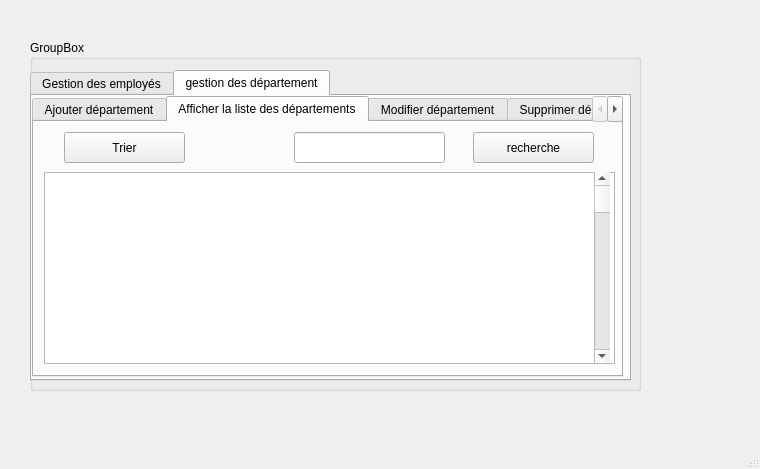
<?xml version="1.0" encoding="UTF-8"?>
<ui version="4.0">
 <class>MainWindow</class>
 <widget class="QMainWindow" name="MainWindow">
  <property name="geometry">
   <rect>
    <x>0</x>
    <y>0</y>
    <width>760</width>
    <height>469</height>
   </rect>
  </property>
  <property name="windowTitle">
   <string>MainWindow</string>
  </property>
  <widget class="QWidget" name="centralwidget">
   <widget class="QGroupBox" name="groupBox">
    <property name="geometry">
     <rect>
      <x>30</x>
      <y>40</y>
      <width>611</width>
      <height>351</height>
     </rect>
    </property>
    <property name="title">
     <string>GroupBox</string>
    </property>
    <widget class="QTabWidget" name="tabWidget">
     <property name="geometry">
      <rect>
       <x>0</x>
       <y>30</y>
       <width>601</width>
       <height>311</height>
      </rect>
     </property>
     <property name="currentIndex">
      <number>1</number>
     </property>
     <widget class="QWidget" name="tab">
      <attribute name="title">
       <string>Gestion des employés</string>
      </attribute>
      <widget class="QTabWidget" name="tabWidget_2">
       <property name="geometry">
        <rect>
         <x>0</x>
         <y>0</y>
         <width>591</width>
         <height>281</height>
        </rect>
       </property>
       <property name="currentIndex">
        <number>3</number>
       </property>
       <widget class="QWidget" name="tab_3">
        <attribute name="title">
         <string>Ajouter employé</string>
        </attribute>
        <widget class="QLineEdit" name="lineEditCin">
         <property name="geometry">
          <rect>
           <x>120</x>
           <y>50</y>
           <width>113</width>
           <height>21</height>
          </rect>
         </property>
        </widget>
        <widget class="QLabel" name="label">
         <property name="geometry">
          <rect>
           <x>6</x>
           <y>50</y>
           <width>81</width>
           <height>20</height>
          </rect>
         </property>
         <property name="text">
          <string>           Cin</string>
         </property>
        </widget>
        <widget class="QLabel" name="label_2">
         <property name="geometry">
          <rect>
           <x>10</x>
           <y>90</y>
           <width>81</width>
           <height>21</height>
          </rect>
         </property>
         <property name="text">
          <string>        Nom</string>
         </property>
        </widget>
        <widget class="QLabel" name="label_3">
         <property name="geometry">
          <rect>
           <x>10</x>
           <y>130</y>
           <width>81</width>
           <height>16</height>
          </rect>
         </property>
         <property name="text">
          <string>    Prénom</string>
         </property>
        </widget>
        <widget class="QLineEdit" name="lineEdit_nom">
         <property name="geometry">
          <rect>
           <x>120</x>
           <y>90</y>
           <width>111</width>
           <height>21</height>
          </rect>
         </property>
        </widget>
        <widget class="QLineEdit" name="lineEdit_prenom">
         <property name="geometry">
          <rect>
           <x>120</x>
           <y>130</y>
           <width>113</width>
           <height>20</height>
          </rect>
         </property>
        </widget>
        <widget class="QLabel" name="label_4">
         <property name="geometry">
          <rect>
           <x>20</x>
           <y>15</y>
           <width>221</width>
           <height>21</height>
          </rect>
         </property>
         <property name="text">
          <string>Veuillez remplir les informations suivantes</string>
         </property>
        </widget>
        <widget class="QLabel" name="label_5">
         <property name="geometry">
          <rect>
           <x>30</x>
           <y>170</y>
           <width>47</width>
           <height>13</height>
          </rect>
         </property>
         <property name="text">
          <string>Age</string>
         </property>
        </widget>
        <widget class="QLineEdit" name="lineEdit_age">
         <property name="geometry">
          <rect>
           <x>120</x>
           <y>170</y>
           <width>113</width>
           <height>21</height>
          </rect>
         </property>
        </widget>
        <widget class="QLabel" name="label_6">
         <property name="geometry">
          <rect>
           <x>310</x>
           <y>50</y>
           <width>47</width>
           <height>13</height>
          </rect>
         </property>
         <property name="text">
          <string>Tel</string>
         </property>
        </widget>
        <widget class="QLabel" name="label_7">
         <property name="geometry">
          <rect>
           <x>310</x>
           <y>100</y>
           <width>47</width>
           <height>13</height>
          </rect>
         </property>
         <property name="text">
          <string>Adresse</string>
         </property>
        </widget>
        <widget class="QLabel" name="label_8">
         <property name="geometry">
          <rect>
           <x>310</x>
           <y>150</y>
           <width>71</width>
           <height>16</height>
          </rect>
         </property>
         <property name="text">
          <string>Departement</string>
         </property>
        </widget>
        <widget class="QLineEdit" name="lineEdit_tel">
         <property name="geometry">
          <rect>
           <x>400</x>
           <y>50</y>
           <width>113</width>
           <height>21</height>
          </rect>
         </property>
        </widget>
        <widget class="QLineEdit" name="lineEdit_adresse">
         <property name="geometry">
          <rect>
           <x>400</x>
           <y>100</y>
           <width>113</width>
           <height>21</height>
          </rect>
         </property>
        </widget>
        <widget class="QLineEdit" name="lineEdit_depart">
         <property name="geometry">
          <rect>
           <x>400</x>
           <y>150</y>
           <width>113</width>
           <height>21</height>
          </rect>
         </property>
        </widget>
        <widget class="QPushButton" name="pushButton_ajouter">
         <property name="geometry">
          <rect>
           <x>450</x>
           <y>210</y>
           <width>111</width>
           <height>31</height>
          </rect>
         </property>
         <property name="text">
          <string>Ajouter</string>
         </property>
        </widget>
       </widget>
       <widget class="QWidget" name="tab_4">
        <attribute name="title">
         <string>Afficher la liste des employés</string>
        </attribute>
        <widget class="QListView" name="listView">
         <property name="geometry">
          <rect>
           <x>15</x>
           <y>51</y>
           <width>561</width>
           <height>201</height>
          </rect>
         </property>
        </widget>
        <widget class="QScrollBar" name="verticalScrollBar">
         <property name="geometry">
          <rect>
           <x>560</x>
           <y>50</y>
           <width>16</width>
           <height>201</height>
          </rect>
         </property>
         <property name="orientation">
          <enum>Qt::Vertical</enum>
         </property>
        </widget>
        <widget class="QPushButton" name="pushButton">
         <property name="geometry">
          <rect>
           <x>19</x>
           <y>10</y>
           <width>111</width>
           <height>31</height>
          </rect>
         </property>
         <property name="text">
          <string>Trier</string>
         </property>
        </widget>
        <widget class="QLineEdit" name="lineEdit_5">
         <property name="geometry">
          <rect>
           <x>250</x>
           <y>10</y>
           <width>141</width>
           <height>31</height>
          </rect>
         </property>
        </widget>
        <widget class="QPushButton" name="pushButton_2">
         <property name="geometry">
          <rect>
           <x>430</x>
           <y>10</y>
           <width>111</width>
           <height>31</height>
          </rect>
         </property>
         <property name="text">
          <string>Recherche</string>
         </property>
        </widget>
       </widget>
       <widget class="QWidget" name="tab_6">
        <attribute name="title">
         <string>Modifier employé</string>
        </attribute>
        <widget class="QLabel" name="label_9">
         <property name="geometry">
          <rect>
           <x>40</x>
           <y>50</y>
           <width>47</width>
           <height>13</height>
          </rect>
         </property>
         <property name="text">
          <string>Cin</string>
         </property>
        </widget>
        <widget class="QLabel" name="label_10">
         <property name="geometry">
          <rect>
           <x>40</x>
           <y>90</y>
           <width>47</width>
           <height>13</height>
          </rect>
         </property>
         <property name="text">
          <string>Nom</string>
         </property>
        </widget>
        <widget class="QLabel" name="label_11">
         <property name="geometry">
          <rect>
           <x>40</x>
           <y>130</y>
           <width>47</width>
           <height>13</height>
          </rect>
         </property>
         <property name="text">
          <string>Prenom</string>
         </property>
        </widget>
        <widget class="QLabel" name="label_12">
         <property name="geometry">
          <rect>
           <x>40</x>
           <y>170</y>
           <width>47</width>
           <height>13</height>
          </rect>
         </property>
         <property name="text">
          <string>Age</string>
         </property>
        </widget>
        <widget class="QLineEdit" name="lineEdit">
         <property name="geometry">
          <rect>
           <x>130</x>
           <y>50</y>
           <width>113</width>
           <height>21</height>
          </rect>
         </property>
        </widget>
        <widget class="QLineEdit" name="lineEdit_2">
         <property name="geometry">
          <rect>
           <x>130</x>
           <y>90</y>
           <width>113</width>
           <height>21</height>
          </rect>
         </property>
        </widget>
        <widget class="QLineEdit" name="lineEdit_3">
         <property name="geometry">
          <rect>
           <x>130</x>
           <y>130</y>
           <width>113</width>
           <height>21</height>
          </rect>
         </property>
        </widget>
        <widget class="QLineEdit" name="lineEdit_4">
         <property name="geometry">
          <rect>
           <x>130</x>
           <y>170</y>
           <width>113</width>
           <height>21</height>
          </rect>
         </property>
        </widget>
        <widget class="QLabel" name="label_13">
         <property name="geometry">
          <rect>
           <x>310</x>
           <y>50</y>
           <width>47</width>
           <height>13</height>
          </rect>
         </property>
         <property name="text">
          <string>Tel</string>
         </property>
        </widget>
        <widget class="QLabel" name="label_14">
         <property name="geometry">
          <rect>
           <x>310</x>
           <y>100</y>
           <width>47</width>
           <height>13</height>
          </rect>
         </property>
         <property name="text">
          <string>Adresse</string>
         </property>
        </widget>
        <widget class="QLabel" name="label_15">
         <property name="geometry">
          <rect>
           <x>310</x>
           <y>150</y>
           <width>71</width>
           <height>16</height>
          </rect>
         </property>
         <property name="text">
          <string>Département</string>
         </property>
        </widget>
        <widget class="QLineEdit" name="lineEdit_6">
         <property name="geometry">
          <rect>
           <x>380</x>
           <y>50</y>
           <width>113</width>
           <height>21</height>
          </rect>
         </property>
        </widget>
        <widget class="QLineEdit" name="lineEdit_7">
         <property name="geometry">
          <rect>
           <x>380</x>
           <y>100</y>
           <width>113</width>
           <height>21</height>
          </rect>
         </property>
        </widget>
        <widget class="QLineEdit" name="lineEdit_8">
         <property name="geometry">
          <rect>
           <x>380</x>
           <y>150</y>
           <width>113</width>
           <height>21</height>
          </rect>
         </property>
        </widget>
        <widget class="QPushButton" name="pushButton_3">
         <property name="geometry">
          <rect>
           <x>449</x>
           <y>210</y>
           <width>111</width>
           <height>31</height>
          </rect>
         </property>
         <property name="text">
          <string>Modifier</string>
         </property>
        </widget>
       </widget>
       <widget class="QWidget" name="tab_5">
        <attribute name="title">
         <string>Supprimer employé</string>
        </attribute>
        <widget class="QLabel" name="label_16">
         <property name="geometry">
          <rect>
           <x>190</x>
           <y>90</y>
           <width>47</width>
           <height>13</height>
          </rect>
         </property>
         <property name="text">
          <string>Cin</string>
         </property>
        </widget>
        <widget class="QLineEdit" name="lineEdit_9">
         <property name="geometry">
          <rect>
           <x>280</x>
           <y>90</y>
           <width>113</width>
           <height>21</height>
          </rect>
         </property>
        </widget>
        <widget class="QPushButton" name="pushButton_4">
         <property name="geometry">
          <rect>
           <x>230</x>
           <y>160</y>
           <width>80</width>
           <height>21</height>
          </rect>
         </property>
         <property name="text">
          <string>Supprimer</string>
         </property>
        </widget>
       </widget>
      </widget>
     </widget>
     <widget class="QWidget" name="tab_2">
      <attribute name="title">
       <string>gestion des département</string>
      </attribute>
      <widget class="QTabWidget" name="tabWidget_3">
       <property name="geometry">
        <rect>
         <x>0</x>
         <y>0</y>
         <width>591</width>
         <height>281</height>
        </rect>
       </property>
       <property name="currentIndex">
        <number>1</number>
       </property>
       <widget class="QWidget" name="tab_7">
        <attribute name="title">
         <string>Ajouter département</string>
        </attribute>
        <widget class="QLabel" name="label_17">
         <property name="geometry">
          <rect>
           <x>40</x>
           <y>40</y>
           <width>47</width>
           <height>13</height>
          </rect>
         </property>
         <property name="text">
          <string>Id</string>
         </property>
        </widget>
        <widget class="QLabel" name="label_18">
         <property name="geometry">
          <rect>
           <x>40</x>
           <y>90</y>
           <width>47</width>
           <height>13</height>
          </rect>
         </property>
         <property name="text">
          <string>Nom</string>
         </property>
        </widget>
        <widget class="QLabel" name="label_19">
         <property name="geometry">
          <rect>
           <x>40</x>
           <y>140</y>
           <width>47</width>
           <height>13</height>
          </rect>
         </property>
         <property name="text">
          <string>Chef</string>
         </property>
        </widget>
        <widget class="QLabel" name="label_20">
         <property name="geometry">
          <rect>
           <x>40</x>
           <y>190</y>
           <width>47</width>
           <height>13</height>
          </rect>
         </property>
         <property name="text">
          <string>NumEmp</string>
         </property>
        </widget>
        <widget class="QLineEdit" name="lineEdit_id">
         <property name="geometry">
          <rect>
           <x>170</x>
           <y>40</y>
           <width>113</width>
           <height>21</height>
          </rect>
         </property>
        </widget>
        <widget class="QLineEdit" name="lineEdit_nom_2">
         <property name="geometry">
          <rect>
           <x>170</x>
           <y>90</y>
           <width>113</width>
           <height>21</height>
          </rect>
         </property>
        </widget>
        <widget class="QLineEdit" name="lineEdit_chef">
         <property name="geometry">
          <rect>
           <x>170</x>
           <y>140</y>
           <width>113</width>
           <height>21</height>
          </rect>
         </property>
        </widget>
        <widget class="QLineEdit" name="lineEdit_numemp">
         <property name="geometry">
          <rect>
           <x>170</x>
           <y>190</y>
           <width>113</width>
           <height>21</height>
          </rect>
         </property>
        </widget>
        <widget class="QPushButton" name="pushButton_5">
         <property name="geometry">
          <rect>
           <x>400</x>
           <y>110</y>
           <width>131</width>
           <height>41</height>
          </rect>
         </property>
         <property name="text">
          <string>Ajouter</string>
         </property>
        </widget>
       </widget>
       <widget class="QWidget" name="tab_8">
        <attribute name="title">
         <string>Afficher la liste des départements</string>
        </attribute>
        <widget class="QListView" name="listView_2">
         <property name="geometry">
          <rect>
           <x>10</x>
           <y>50</y>
           <width>571</width>
           <height>192</height>
          </rect>
         </property>
        </widget>
        <widget class="QPushButton" name="pushButton_6">
         <property name="geometry">
          <rect>
           <x>30</x>
           <y>10</y>
           <width>121</width>
           <height>31</height>
          </rect>
         </property>
         <property name="text">
          <string>Trier</string>
         </property>
        </widget>
        <widget class="QLineEdit" name="lineEdit_10">
         <property name="geometry">
          <rect>
           <x>260</x>
           <y>10</y>
           <width>151</width>
           <height>31</height>
          </rect>
         </property>
        </widget>
        <widget class="QPushButton" name="pushButton_7">
         <property name="geometry">
          <rect>
           <x>439</x>
           <y>10</y>
           <width>121</width>
           <height>31</height>
          </rect>
         </property>
         <property name="text">
          <string>recherche</string>
         </property>
        </widget>
        <widget class="QScrollBar" name="verticalScrollBar_2">
         <property name="geometry">
          <rect>
           <x>560</x>
           <y>50</y>
           <width>16</width>
           <height>191</height>
          </rect>
         </property>
         <property name="orientation">
          <enum>Qt::Vertical</enum>
         </property>
        </widget>
       </widget>
       <widget class="QWidget" name="tab_9">
        <attribute name="title">
         <string>Modifier département</string>
        </attribute>
        <widget class="QLabel" name="label_21">
         <property name="geometry">
          <rect>
           <x>30</x>
           <y>30</y>
           <width>47</width>
           <height>13</height>
          </rect>
         </property>
         <property name="text">
          <string>Id</string>
         </property>
        </widget>
        <widget class="QLabel" name="label_22">
         <property name="geometry">
          <rect>
           <x>30</x>
           <y>90</y>
           <width>47</width>
           <height>13</height>
          </rect>
         </property>
         <property name="text">
          <string>Nom</string>
         </property>
        </widget>
        <widget class="QLabel" name="label_23">
         <property name="geometry">
          <rect>
           <x>30</x>
           <y>150</y>
           <width>47</width>
           <height>13</height>
          </rect>
         </property>
         <property name="text">
          <string>Chef</string>
         </property>
        </widget>
        <widget class="QLabel" name="label_24">
         <property name="geometry">
          <rect>
           <x>30</x>
           <y>220</y>
           <width>47</width>
           <height>13</height>
          </rect>
         </property>
         <property name="text">
          <string>Numemp</string>
         </property>
        </widget>
        <widget class="QLineEdit" name="lineEdit_11">
         <property name="geometry">
          <rect>
           <x>140</x>
           <y>30</y>
           <width>113</width>
           <height>21</height>
          </rect>
         </property>
        </widget>
        <widget class="QLineEdit" name="lineEdit_12">
         <property name="geometry">
          <rect>
           <x>140</x>
           <y>90</y>
           <width>113</width>
           <height>21</height>
          </rect>
         </property>
        </widget>
        <widget class="QLineEdit" name="lineEdit_13">
         <property name="geometry">
          <rect>
           <x>140</x>
           <y>150</y>
           <width>113</width>
           <height>21</height>
          </rect>
         </property>
        </widget>
        <widget class="QLineEdit" name="lineEdit_14">
         <property name="geometry">
          <rect>
           <x>140</x>
           <y>210</y>
           <width>113</width>
           <height>21</height>
          </rect>
         </property>
        </widget>
        <widget class="QPushButton" name="pushButton_8">
         <property name="geometry">
          <rect>
           <x>370</x>
           <y>110</y>
           <width>131</width>
           <height>41</height>
          </rect>
         </property>
         <property name="text">
          <string>Modifier</string>
         </property>
        </widget>
       </widget>
       <widget class="QWidget" name="tab_10">
        <attribute name="title">
         <string>Supprimer département</string>
        </attribute>
        <widget class="QLabel" name="label_25">
         <property name="geometry">
          <rect>
           <x>170</x>
           <y>100</y>
           <width>71</width>
           <height>21</height>
          </rect>
         </property>
         <property name="text">
          <string>Id</string>
         </property>
        </widget>
        <widget class="QLineEdit" name="lineEdit_15">
         <property name="geometry">
          <rect>
           <x>260</x>
           <y>100</y>
           <width>141</width>
           <height>21</height>
          </rect>
         </property>
        </widget>
        <widget class="QPushButton" name="pushButton_9">
         <property name="geometry">
          <rect>
           <x>209</x>
           <y>150</y>
           <width>91</width>
           <height>21</height>
          </rect>
         </property>
         <property name="text">
          <string>Supprimer</string>
         </property>
        </widget>
       </widget>
      </widget>
     </widget>
    </widget>
   </widget>
  </widget>
  <widget class="QMenuBar" name="menubar">
   <property name="geometry">
    <rect>
     <x>0</x>
     <y>0</y>
     <width>760</width>
     <height>20</height>
    </rect>
   </property>
  </widget>
  <widget class="QStatusBar" name="statusbar"/>
 </widget>
 <resources/>
 <connections/>
</ui>
